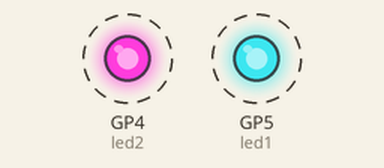
The program below on a simulated Raspberry Pi Pico running MicroPython. Parts: output pins drawn as LEDs (lit = HIGH). Wiring (from the project's diagram.json): magenta LED on GP4, cyan LED on GP5. Dashed ring = blinking. What the program prints to the serial console is not drawn.

Above: at 0.2 s.
Timing chart, 0 to 3.0 s (numbered marks = the images above):
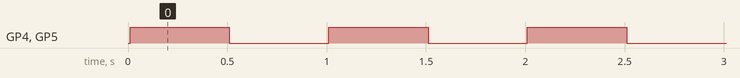

Measured:
- by itself, GP4 (led2), GP5 (led1): alternates HIGH for 0.50 s and LOW for 0.50 s

The program:

main.py
```python
from machine import Pin
from utime import sleep

sleep(0.01)
print("Hello, Pi Pico!")

# Define LEDs
led1 = Pin(5, Pin.OUT)
led2 = Pin(4, Pin.OUT)

while True:
    led1.toggle()
    led2.toggle()
    sleep(0.5)  # Pause half a second between toggles
```
